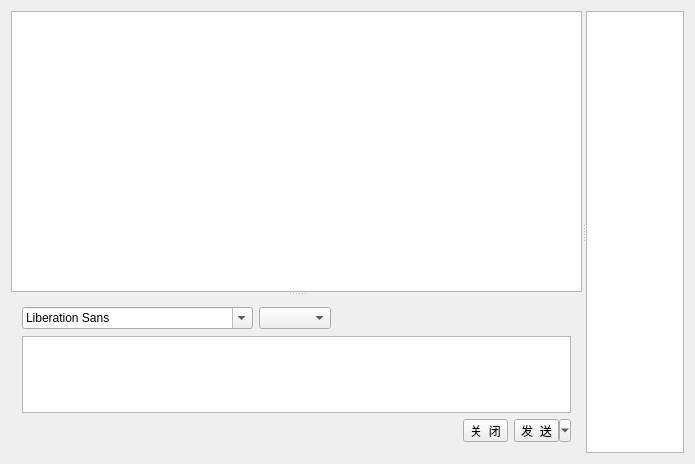
<?xml version="1.0" encoding="UTF-8"?>
<ui version="4.0">
 <class>MyChat</class>
 <widget class="QWidget" name="MyChat">
  <property name="geometry">
   <rect>
    <x>0</x>
    <y>0</y>
    <width>695</width>
    <height>464</height>
   </rect>
  </property>
  <property name="minimumSize">
   <size>
    <width>695</width>
    <height>464</height>
   </size>
  </property>
  <property name="maximumSize">
   <size>
    <width>695</width>
    <height>464</height>
   </size>
  </property>
  <property name="windowTitle">
   <string>聊天工具</string>
  </property>
  <layout class="QHBoxLayout" name="horizontalLayout_3">
   <item>
    <widget class="QSplitter" name="splitter_2">
     <property name="orientation">
      <enum>Qt::Horizontal</enum>
     </property>
     <widget class="QSplitter" name="splitter">
      <property name="orientation">
       <enum>Qt::Vertical</enum>
      </property>
      <widget class="QTextBrowser" name="textBrowser">
       <property name="minimumSize">
        <size>
         <width>0</width>
         <height>281</height>
        </size>
       </property>
      </widget>
      <widget class="QWidget" name="layoutWidget">
       <layout class="QVBoxLayout" name="verticalLayout">
        <item>
         <layout class="QHBoxLayout" name="horizontalLayout">
          <item>
           <widget class="QFontComboBox" name="fontComboBox">
            <property name="toolTip">
             <string>字体</string>
            </property>
           </widget>
          </item>
          <item>
           <widget class="QComboBox" name="comboBox">
            <property name="toolTip">
             <string>字体大小</string>
            </property>
           </widget>
          </item>
          <item>
           <widget class="QToolButton" name="tBtn_keyBoard">
            <property name="toolTip">
             <string>软键盘</string>
            </property>
            <property name="icon">
             <iconset resource="images.qrc">
              <normaloff>:/images/keyBoard.png</normaloff>:/images/keyBoard.png</iconset>
            </property>
            <property name="autoRaise">
             <bool>true</bool>
            </property>
           </widget>
          </item>
          <item>
           <widget class="QToolButton" name="tBtn_Bold">
            <property name="toolTip">
             <string>加粗</string>
            </property>
            <property name="icon">
             <iconset resource="images.qrc">
              <normaloff>:/images/Bold.png</normaloff>:/images/Bold.png</iconset>
            </property>
            <property name="checkable">
             <bool>true</bool>
            </property>
            <property name="autoRaise">
             <bool>true</bool>
            </property>
           </widget>
          </item>
          <item>
           <widget class="QToolButton" name="tBtn_Italic">
            <property name="toolTip">
             <string>倾斜</string>
            </property>
            <property name="icon">
             <iconset resource="images.qrc">
              <normaloff>:/images/Italic.png</normaloff>:/images/Italic.png</iconset>
            </property>
            <property name="checkable">
             <bool>true</bool>
            </property>
            <property name="autoRaise">
             <bool>true</bool>
            </property>
           </widget>
          </item>
          <item>
           <widget class="QToolButton" name="tBtn_Underline">
            <property name="toolTip">
             <string>下划线</string>
            </property>
            <property name="icon">
             <iconset resource="images.qrc">
              <normaloff>:/images/Underline.png</normaloff>:/images/Underline.png</iconset>
            </property>
            <property name="checkable">
             <bool>true</bool>
            </property>
            <property name="autoRaise">
             <bool>true</bool>
            </property>
           </widget>
          </item>
          <item>
           <widget class="QToolButton" name="tBtn_color">
            <property name="toolTip">
             <string>字体颜色</string>
            </property>
            <property name="icon">
             <iconset resource="images.qrc">
              <normaloff>:/images/color.png</normaloff>:/images/color.png</iconset>
            </property>
            <property name="autoRaise">
             <bool>true</bool>
            </property>
           </widget>
          </item>
          <item>
           <widget class="QToolButton" name="tBtn_sendFile">
            <property name="toolTip">
             <string>发送文件</string>
            </property>
            <property name="icon">
             <iconset resource="images.qrc">
              <normaloff>:/images/send.png</normaloff>:/images/send.png</iconset>
            </property>
            <property name="autoRaise">
             <bool>true</bool>
            </property>
           </widget>
          </item>
          <item>
           <widget class="QToolButton" name="tBtn_saveFile">
            <property name="toolTip">
             <string>保存聊天记录</string>
            </property>
            <property name="icon">
             <iconset resource="images.qrc">
              <normaloff>:/images/save.png</normaloff>:/images/save.png</iconset>
            </property>
            <property name="autoRaise">
             <bool>true</bool>
            </property>
           </widget>
          </item>
          <item>
           <widget class="QToolButton" name="tBtn_clear">
            <property name="toolTip">
             <string>清空聊天记录</string>
            </property>
            <property name="icon">
             <iconset resource="images.qrc">
              <normaloff>:/images/clear.png</normaloff>:/images/clear.png</iconset>
            </property>
            <property name="autoRaise">
             <bool>true</bool>
            </property>
           </widget>
          </item>
         </layout>
        </item>
        <item>
         <widget class="QTextEdit" name="textEdit"/>
        </item>
        <item>
         <layout class="QHBoxLayout" name="horizontalLayout_2">
          <item>
           <spacer name="horizontalSpacer">
            <property name="orientation">
             <enum>Qt::Horizontal</enum>
            </property>
            <property name="sizeHint" stdset="0">
             <size>
              <width>188</width>
              <height>20</height>
             </size>
            </property>
           </spacer>
          </item>
          <item>
           <widget class="QToolButton" name="tBtn_close">
            <property name="minimumSize">
             <size>
              <width>0</width>
              <height>23</height>
             </size>
            </property>
            <property name="text">
             <string>关  闭</string>
            </property>
           </widget>
          </item>
          <item>
           <widget class="QToolButton" name="tBtn_sendMsg">
            <property name="minimumSize">
             <size>
              <width>0</width>
              <height>23</height>
             </size>
            </property>
            <property name="text">
             <string>发  送</string>
            </property>
            <property name="popupMode">
             <enum>QToolButton::MenuButtonPopup</enum>
            </property>
           </widget>
          </item>
         </layout>
        </item>
       </layout>
      </widget>
     </widget>
     <widget class="QTableWidget" name="tableWidget">
      <property name="maximumSize">
       <size>
        <width>350</width>
        <height>16777215</height>
       </size>
      </property>
     </widget>
    </widget>
   </item>
  </layout>
 </widget>
 <layoutdefault spacing="6" margin="11"/>
 <resources>
  <include location="images.qrc"/>
 </resources>
 <connections/>
</ui>
